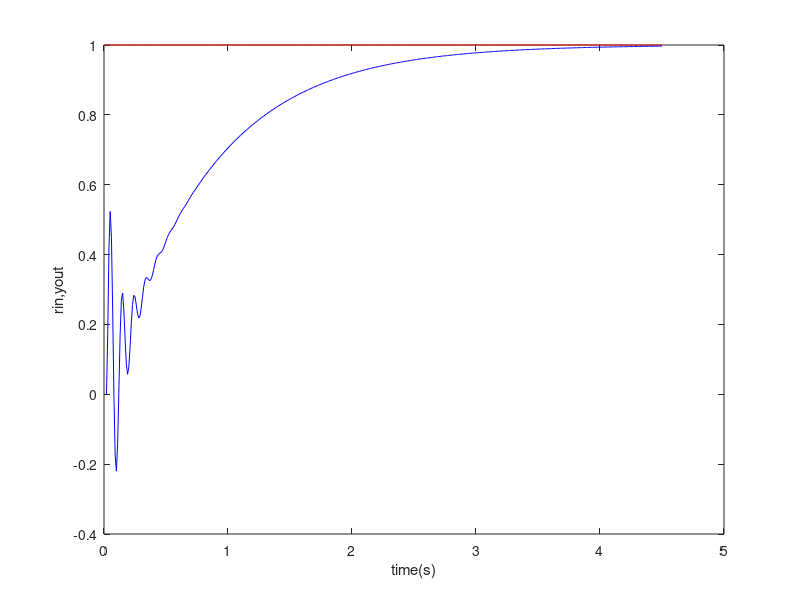

Write the MATLAB code that produced this figure.
function [time,yout]=classic_PID()

ts=0.01;
sys=tf(400,[1,50,0]);
dsys=c2d(sys,ts,'z');
[num,den]=tfdata(dsys,'v');

u_1=0; u_2=0; u_3=0; u_4=0; u_5=0;
y_1=0; y_2=0; y_3=0;
error_1=0; error_2=0;
x=[0,0,0]';

for k = 1:1:450
    time(k)=k*ts;
    rin(k)=1.0;
    kp=8;
    ki=0.10;
    kd=10;
%     kp=2.0795;
%     ki=0.6703;
%     kd=14.0019;
    du(k)=kp*x(1)+kd*x(2)+ki*x(3);
    u(k)=u_1+du(k);
    if(u(k)>10)
        u(k)=10;
    end
    if(u(k)<-10)
        u(k)=-10;
    end
    %yout(k)=-den(2)*y_1+num(2)*u_5;
    yout(k)=-den(2)*y_1-den(3)*y_2+num(2)*u_1+num(3)*u_2;
    error(k)=rin(k)-yout(k);
    u_5=u_4; u_4=u_3; u_3=u_2; u_2=u_1; u_1=u(k);
    y_3=y_2; y_2=y_1; y_1=yout(k);
    x(1)=error(k)-error_1;
    x(2)=error(k)-2*error_1+error_2;
    x(3)=error(k);
    error_2=error_1;
    error_1=error(k);
end
plot(time,rin,'r',time,yout,'b');
xlabel('time(s)');
ylabel('rin,yout');